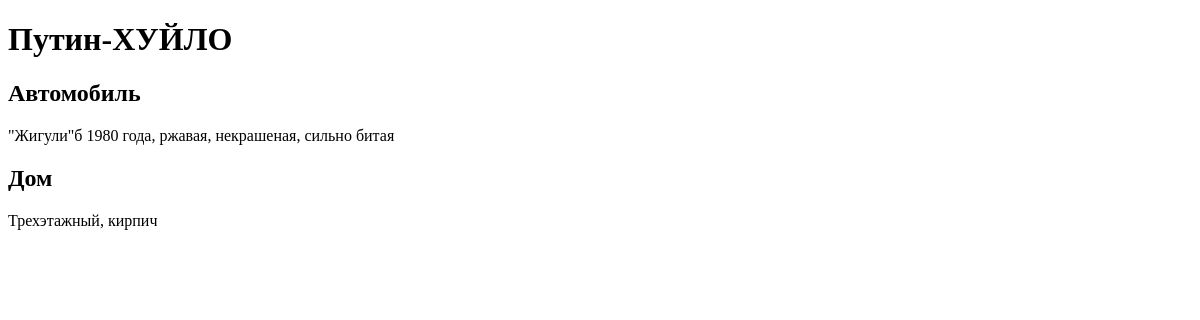
The page /myfirstapp/ on the database as committed earlier.
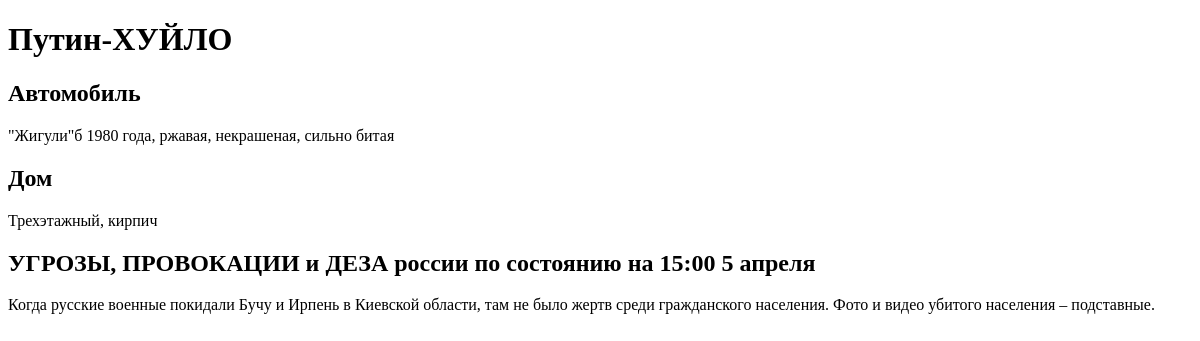
The same page on the database as committed later.
### myfirstapp/models.py (models this page shows)
class Fa(models.Model):
    title = models.CharField(max_length=500)
    content = models.TextField(null=True, blank=True)

### myfirstapp/views.py (the view)
# urls.py: path('', index),
def index(request):
    template = loader.get_template('myfirstapp/index.html')
    fas = Fa.objects.all()
    context = {'fas':fas}
    return HttpResponse(template.render(context, request))

### myfirstapp/templates/myfirstapp/index.html (shortened to what this page needs)
<!DOCTYPE html>
<html lang="ru">
<head>
</head>
<body>
    <h1>Путин-ХУЙЛО</h1>
    {%  for fa in fas %}
        <div>
             <h2>{{ fa.title }}</h2>
             <p>{{ fa.content }}</p>
        </div>
    {% endfor %}
</body>
</html>

Rows that differ between the two databases and show on the page:
added Fa: title "УГРОЗЫ, ПРОВОКАЦИИ и ДЕЗА россии по состоянию на 15:00 5 апреля", content "Когда русские военные покидали Бучу и Ирпень в Киевской области, там не было жертв среди гражданского населения. Фото и видео убитого населения – подставные."
